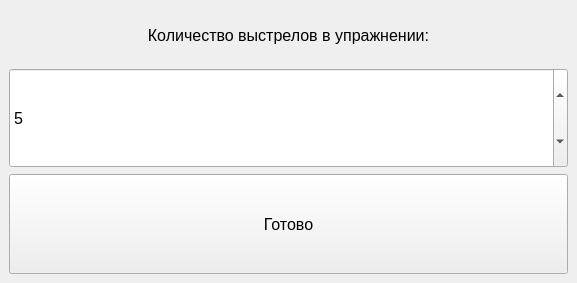
<?xml version="1.0" encoding="UTF-8"?>
<ui version="4.0">
 <class>MainWindow</class>
 <widget class="QMainWindow" name="MainWindow">
  <property name="geometry">
   <rect>
    <x>0</x>
    <y>0</y>
    <width>577</width>
    <height>283</height>
   </rect>
  </property>
  <property name="windowTitle">
   <string>Добро пожаловать!</string>
  </property>
  <property name="windowIcon">
   <iconset>
    <normalon>logo.ico</normalon>
   </iconset>
  </property>
  <widget class="QWidget" name="centralwidget">
   <layout class="QVBoxLayout" name="verticalLayout">
    <item>
     <widget class="QLabel" name="label">
      <property name="font">
       <font>
        <pointsize>12</pointsize>
       </font>
      </property>
      <property name="text">
       <string>Количество выстрелов в упражнении:</string>
      </property>
      <property name="alignment">
       <set>Qt::AlignCenter</set>
      </property>
     </widget>
    </item>
    <item>
     <widget class="QSpinBox" name="spinBox">
      <property name="minimumSize">
       <size>
        <width>0</width>
        <height>100</height>
       </size>
      </property>
      <property name="font">
       <font>
        <pointsize>12</pointsize>
       </font>
      </property>
      <property name="minimum">
       <number>1</number>
      </property>
      <property name="maximum">
       <number>1024</number>
      </property>
      <property name="value">
       <number>5</number>
      </property>
     </widget>
    </item>
    <item>
     <widget class="QPushButton" name="okButton">
      <property name="minimumSize">
       <size>
        <width>0</width>
        <height>100</height>
       </size>
      </property>
      <property name="font">
       <font>
        <pointsize>12</pointsize>
       </font>
      </property>
      <property name="text">
       <string>Готово</string>
      </property>
     </widget>
    </item>
   </layout>
  </widget>
 </widget>
 <resources/>
 <connections/>
</ui>
